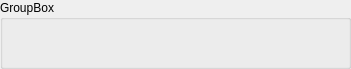
<?xml version="1.0" encoding="UTF-8"?>
<ui version="4.0">
 <class>GraphWidget</class>
 <widget class="QWidget" name="GraphWidget">
  <property name="geometry">
   <rect>
    <x>0</x>
    <y>0</y>
    <width>351</width>
    <height>69</height>
   </rect>
  </property>
  <property name="sizePolicy">
   <sizepolicy hsizetype="Preferred" vsizetype="Preferred">
    <horstretch>0</horstretch>
    <verstretch>0</verstretch>
   </sizepolicy>
  </property>
  <property name="windowTitle">
   <string>Form</string>
  </property>
  <layout class="QGridLayout" name="gridLayout">
   <property name="margin">
    <number>0</number>
   </property>
   <item row="0" column="0">
    <widget class="QGroupBox" name="mainBox">
     <property name="title">
      <string>GroupBox</string>
     </property>
     <layout class="QGridLayout" name="gridLayout_2">
      <property name="margin">
       <number>3</number>
      </property>
      <property name="spacing">
       <number>3</number>
      </property>
      <item row="0" column="3">
       <layout class="QVBoxLayout" name="verticalLayout">
        <item>
         <widget class="QPushButton" name="closeButton">
          <property name="maximumSize">
           <size>
            <width>20</width>
            <height>20</height>
           </size>
          </property>
          <property name="text">
           <string/>
          </property>
          <property name="icon">
           <iconset resource="../resources/icons.qrc">
            <normaloff>:/main/icons/close.png</normaloff>:/main/icons/close.png</iconset>
          </property>
          <property name="flat">
           <bool>true</bool>
          </property>
         </widget>
        </item>
        <item>
         <spacer name="verticalSpacer">
          <property name="orientation">
           <enum>Qt::Vertical</enum>
          </property>
          <property name="sizeHint" stdset="0">
           <size>
            <width>20</width>
            <height>40</height>
           </size>
          </property>
         </spacer>
        </item>
       </layout>
      </item>
      <item row="0" column="2">
       <widget class="QFrame" name="contents">
        <property name="sizePolicy">
         <sizepolicy hsizetype="Expanding" vsizetype="Preferred">
          <horstretch>0</horstretch>
          <verstretch>0</verstretch>
         </sizepolicy>
        </property>
        <property name="frameShape">
         <enum>QFrame::NoFrame</enum>
        </property>
        <property name="frameShadow">
         <enum>QFrame::Plain</enum>
        </property>
       </widget>
      </item>
      <item row="0" column="0">
       <layout class="QVBoxLayout" name="verticalLayout_2">
        <property name="spacing">
         <number>0</number>
        </property>
        <item>
         <widget class="QPushButton" name="upButton">
          <property name="maximumSize">
           <size>
            <width>20</width>
            <height>20</height>
           </size>
          </property>
          <property name="text">
           <string/>
          </property>
          <property name="icon">
           <iconset resource="../resources/icons.qrc">
            <normaloff>:/main/icons/up.png</normaloff>:/main/icons/up.png</iconset>
          </property>
          <property name="flat">
           <bool>true</bool>
          </property>
         </widget>
        </item>
        <item>
         <widget class="QPushButton" name="downButton">
          <property name="maximumSize">
           <size>
            <width>20</width>
            <height>20</height>
           </size>
          </property>
          <property name="text">
           <string/>
          </property>
          <property name="icon">
           <iconset resource="../resources/icons.qrc">
            <normaloff>:/main/icons/down.png</normaloff>:/main/icons/down.png</iconset>
          </property>
          <property name="flat">
           <bool>true</bool>
          </property>
         </widget>
        </item>
       </layout>
      </item>
     </layout>
    </widget>
   </item>
  </layout>
 </widget>
 <resources>
  <include location="../resources/icons.qrc"/>
 </resources>
 <connections/>
</ui>
